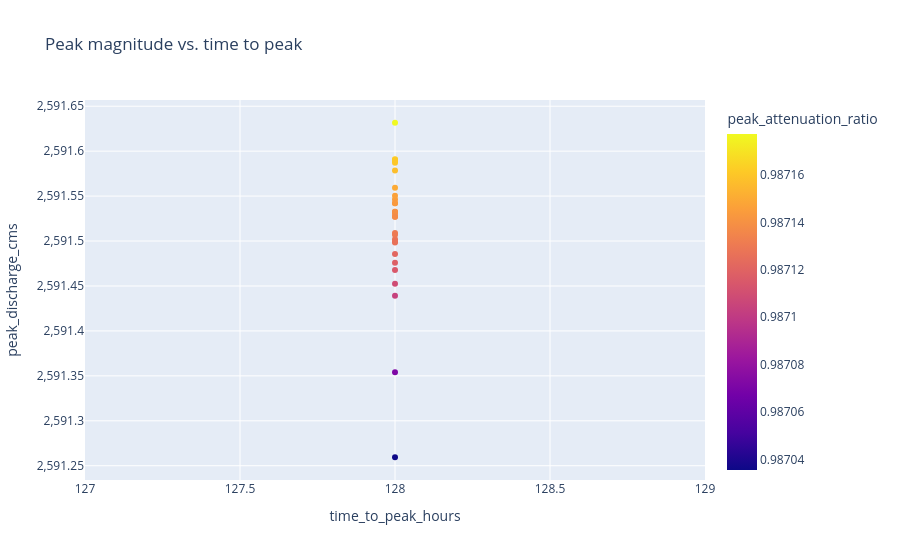

Notebook cell for this chart:
### Code cell
summary = run_registry.copy()
for column in [
    "time_to_peak_seconds",
    "fall_time_seconds",
    "fall_time_50_seconds",
    "fall_time_10_seconds",
    "e_folding_time_seconds",
    "lag_to_inflow_peak_seconds",
]:
    summary[column.replace("_seconds", "_hours")] = pd.to_numeric(summary[column], errors="coerce") / 3600.0

px.scatter(
    summary,
    x="time_to_peak_hours",
    y="peak_discharge_cms",
    hover_name="state_id",
    color="peak_attenuation_ratio",
    title="Peak magnitude vs. time to peak",
)

### Figure 1 — Plotly figure (JSON) as saved in the notebook; plotly's stock layout.template omitted (floating-point values rounded to 4 significant figures)
{"data": [{"hovertemplate": "<b>%{hovertext}</b><br><br>time_to_peak_hours=%{x}<br>peak_discharge_cms=%{y}<br>peak_attenuation_ratio=%{marker.color}<extra></extra>", "hovertext": ["S000_base", "S001_unit_5", "S002_unit_7", "S003_unit_20", "S004_unit_8", "S005_unit_12", "S006_unit_15", "S007_unit_22", "S008_unit_6", "S009_unit_23", "S010_unit_18", "S011_unit_1", "S012_unit_14", "S013_unit_10", "S014_unit_11", "S015_unit_2", "S016_unit_26", "S017_unit_4", "S018_unit_19", "S019_unit_13", "S020_unit_21", "S021_unit_9", "S022_unit_16", "S023_unit_27", "S024_unit_3", "S025_unit_24", "S026_unit_25", "S027_unit_17"], "legendgroup": "", "marker": {"color": [0.9871, 0.9872, 0.9872, 0.9871, 0.9871, 0.9871, 0.9871, 0.9871, 0.9871, 0.9872, 0.9871, 0.9871, 0.9871, 0.9872, 0.987, 0.9871, 0.9871, 0.9871, 0.9871, 0.9871, 0.9871, 0.9871, 0.9872, 0.9871, 0.9872, 0.9871, 0.9871, 0.9871], "coloraxis": "coloraxis", "symbol": "circle"}, "mode": "markers", "name": "", "orientation": "v", "showlegend": false, "type": "scatter", "x": [128.0, 128.0, 128.0, 128.0, 128.0, 128.0, 128.0, 128.0, 128.0, 128.0, 128.0, 128.0, 128.0, 128.0, 128.0, 128.0, 128.0, 128.0, 128.0, 128.0, 128.0, 128.0, 128.0, 128.0, 128.0, 128.0, 128.0, 128.0], "xaxis": "x", "y": [2592.0, 2592.0, 2592.0, 2592.0, 2592.0, 2592.0, 2592.0, 2592.0, 2591.0, 2592.0, 2592.0, 2591.0, 2592.0, 2592.0, 2591.0, 2592.0, 2592.0, 2591.0, 2591.0, 2591.0, 2591.0, 2591.0, 2592.0, 2592.0, 2592.0, 2592.0, 2592.0, 2591.0], "yaxis": "y"}], "layout": {"coloraxis": {"colorbar": {"title": {"text": "peak_attenuation_ratio"}}, "colorscale": [[0, "#0d0887"], [0.1111, "#46039f"], [0.2222, "#7201a8"], [0.3333, "#9c179e"], [0.4444, "#bd3786"], [0.5556, "#d8576b"], [0.6667, "#ed7953"], [0.7778, "#fb9f3a"], [0.8889, "#fdca26"], [1, "#f0f921"]]}, "legend": {"tracegroupgap": 0}, "title": {"text": "Peak magnitude vs. time to peak"}, "xaxis": {"anchor": "y", "domain": [0, 1], "title": {"text": "time_to_peak_hours"}}, "yaxis": {"anchor": "x", "domain": [0, 1], "title": {"text": "peak_discharge_cms"}}}}
